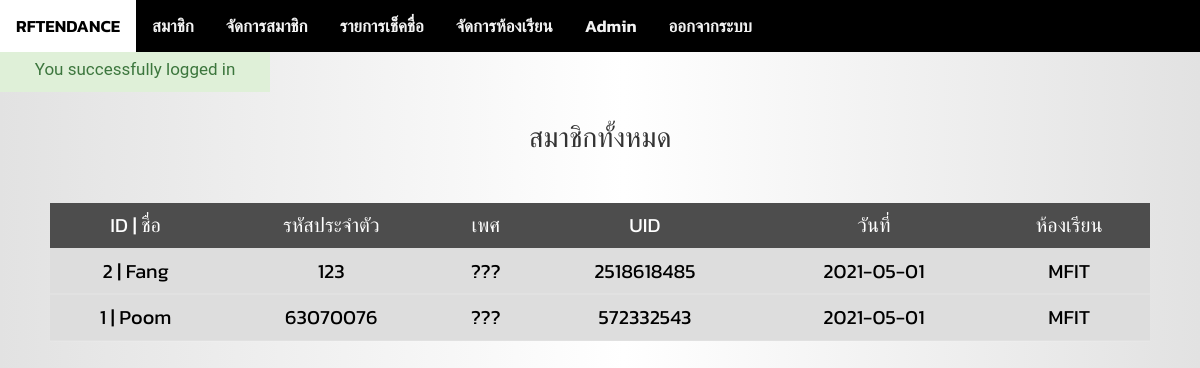
The app's page /home.php?login=success (signed in) with its own data.
### tables this page shows
CREATE TABLE `users` (
  `id` int(11) NOT NULL,
  `username` varchar(30) NOT NULL DEFAULT 'None',
  `serialnumber` double NOT NULL DEFAULT 0,
  `gender` varchar(10) NOT NULL DEFAULT 'None',
  `email` varchar(50) NOT NULL DEFAULT 'None',
  `card_uid` varchar(30) NOT NULL,
  `card_select` tinyint(1) NOT NULL DEFAULT 0,
  `user_date` date NOT NULL,
  `device_uid` varchar(20) NOT NULL DEFAULT '0',
  `device_dep` varchar(20) NOT NULL DEFAULT '0',
  `add_card` tinyint(1) NOT NULL DEFAULT 0
);

### home.php (the view, shortened to what this page needs)
<!DOCTYPE html>
<html>
<head>
    <link rel="stylesheet" type="text/css" href="css/Users.css">
</head>
<body>
<?php include'header.php'; ?>
<main>
<section>
  <h1 class="slideInDown animated" style="margin-bottom: 50px;">สมาชิกทั้งหมด</h1>
  <div class="table-responsive slideInRight animated" style="max-height: 400px;">
    <table class="table">
      <thead class="table-primary">
        <tr>
          <th style="color:white; font-size: 20px; font-weight: 400;">ID | ชื่อ</th>
          <th style="color:white; font-size: 20px; font-weight: 400;">รหัสประจำตัว</th>
          <th style="color:white; font-size: 20px; font-weight: 400;">เพศ</th>
          <th style="color:white; font-size: 20px; font-weight: 400;">UID</th>
          <th style="color:white; font-size: 20px; font-weight: 400;">วันที่</th>
          <th style="color:white; font-size: 20px; font-weight: 400;">ห้องเรียน</th>
        </tr>
      </thead>
      <tbody class="table-secondary" style="color:white; background-color: #aaa!important;">
        <?php
          require'connectDB.php';
            $sql = "SELECT * FROM users WHERE add_card=1 ORDER BY id DESC";
            $result = mysqli_stmt_init($conn);
            if (!mysqli_stmt_prepare($result, $sql)) {
                echo '<p class="error">SQL Error</p>';
            }
            else{
                mysqli_stmt_execute($result);
                $resultl = mysqli_stmt_get_result($result);
              if (mysqli_num_rows($resultl) > 0){
                  while ($row = mysqli_fetch_assoc($resultl)){
          ?>
                      <TR>
                      <TD style="color:black; background-color: #ddd; font-size: 20px; font-weight: 400;"><?php echo $row['id']; echo" | "; echo $row['username'];?></TD>
                      <TD style="color:black; background-color: #ddd; font-size: 20px; font-weight: 400;"><?php echo $row['serialnumber'];?></TD>
                      <TD style="color:black; background-color: #ddd; font-size: 20px; font-weight: 400;"><?php echo $row['gender'];?></TD>
                      <TD style="color:black; background-color: #ddd; font-size: 20px; font-weight: 400;"><?php echo $row['card_uid'];?></TD>
                      <TD style="color:black; background-color: #ddd; font-size: 20px; font-weight: 400;"><?php echo $row['user_date'];?></TD>
                      <TD style="color:black; background-color: #ddd; font-size: 20px; font-weight: 400;"><?php echo $row['device_dep'];?></TD>
                      </TR>
        <?php
                }
            }
          }
        ?>
      </tbody>
    </table>
  </div>
</section>
</main>
</body>
</html>

### header.php (shortened to what this page needs)
<head>
	<link rel="stylesheet" href="https://use.fontawesome.com/releases/v5.15.3/css/all.css">
	<link rel='stylesheet' type='text/css' href="css/bootstrap.css"/>
	<link rel="stylesheet" href="https://maxcdn.bootstrapcdn.com/bootstrap/3.4.0/css/bootstrap.min.css">
	<link rel="stylesheet" type="text/css" href="css/header.css"/>
</head>
<header>
<div class="topnav " id="myTopnav">
		<a href="index.php">RFTENDANCE</a>
		<a href="home.php">สมาชิก</a>
    	<a href="ManageUsers.php">จัดการสมาชิก</a>
    	<a href="UsersLog.php">รายการเช็คชื่อ</a>
    	<a href="devices.php">จัดการห้องเรียน</a>
    <?php
    	if (isset($_SESSION['Admin-name'])) {
    		echo '<a href="#" data-toggle="modal" data-target="#admin-account">'.$_SESSION['Admin-name'].'</a>';
    		echo '<a href="logout.php">ออกจากระบบ</a>';
    	}
    	else{
    		echo '<a href="login.php">เข้าสู่ระบบ</a>';
    	}
    ?>
</div>
<div class="up_info2 alert-success"></div>
</header>

### css/Users.css (style rules this page uses)
h1 { font-size: 28px !important; color: #000; text-transform: uppercase; font-weight: 500; font-family: 'Kanit',san-serif !important; text-align: center; margin-bottom: 15px; }
th { padding: 15px; text-align: center !important; font-weight: 500; font-size: 17px; color: #000; text-transform: uppercase; border: none !important; background-color: rgba(255,255,255,0.3) !important; }
td { padding: 15px; text-align: center; font-weight: 300; font-size: 14px; color: #fff; border-bottom: solid 2px rgba(255,255,255,0.1); }
section { margin: 50px; }
section { overflow-x:hidden; }
.slideInRight { animation-name: slideInRight; }
.slideInDown { animation-name: slideInDown; }
.animated { animation-duration: 1s; animation-fill-mode: both; }

### css/header.css (style rules this page uses)
* { text-decoration: none; box-sizing: border-box; }
body { background: -webkit-linear-gradient(left, #0e251f, #21a0ab); background: linear-gradient(90deg, rgba(226,226,226,1) 0%, rgba(255,255,255,1) 52%, rgba(226,226,226,1) 100%); font-family: 'Kanit', sans-serif; margin: 0; font-size: 15px; }
header, main { width: 100%; display: block; margin: 0 auto; }
.topnav { overflow: hidden; background-color: #000; }
.topnav a { float: left; display: block; color: #f2f2f2; text-align: center; padding: 14px 16px; text-decoration: none !important; font-size: 17px; font-weight: 600; }
tbody tr:nth-child(even) { background-color: #388994; }
tbody tr:nth-child(odd) { background-color: #3f9aa6; }
.up_info1, .up_info2 { display: none; width: 270px; height: 40px; font-size: 17px; font-family: "Roboto", sans-serif; padding: 5px; margin-right: 20px; text-align: center; position: absolute; }

### records on screen
users: id "2", username "Fang", serialnumber "123", gender "???", card_uid "2518618485", user_date "2021-05-01", device_dep "MFIT"
users: id "1", username "Poom", serialnumber "63070076", gender "???", card_uid "572332543", user_date "2021-05-01", device_dep "MFIT"

### other values on screen
$_SESSION['Admin-name'] "Admin"
